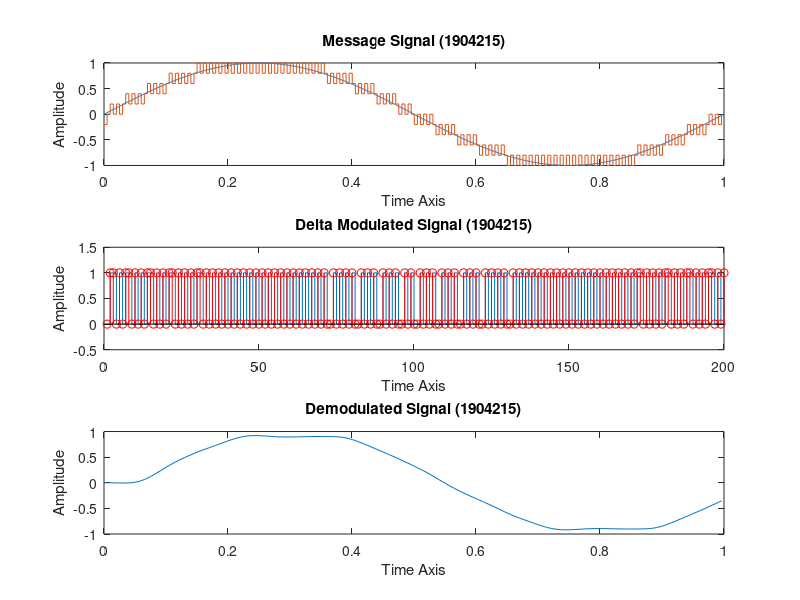

MATLAB code to generate this figure: (Note: this script raises an error after producing the figure.)


clc; 
clear all; 
close all; 
pkg load signal

%Signal Parameters
A=1;
fc=1; 
t=linspace(0,1,1000);
x_t=A*sin(2*pi*fc*t);
s=.2; 

%Delta Modulation
s_t=0;
v=1;
mqc_t=0;
for i=1:5:length(t)
  if(x_t(1,i)>mqc_t(1,v))
  s_t(1,v)=1;
  mqc_t(1,v+1)=mqc_t(1,v)+s;
else
  s_t(1,v)=0;
  mqc_t(1,v+1)=mqc_t(1,v)-s;
end
t1(1,v)=t(1,i);
v=v+1;
end

subplot(3,1,1)
plot(t,x_t);
title('Message Signal (1904215)');
xlabel('Time Axis');
ylabel('Amplitude');
hold on
stairs(t1,mqc_t(2:201))

subplot(3,1,2)
stairs(s_t)
title('Delta Modulated Signal (1904215)');
xlabel('Time Axis');
ylabel('Amplitude');
hold on
stem(s_t,'r')
axis([0 200 -0.5 1.5])

%Demodulation
mq_t=0;

%Convert bit stream into steps and integrate
for i=1:length(s_t)
  if(s_t(i)==1)
  mq_t(i+1)=mq_t(i)+s;
else
  mq_t(i+1)=mq_t(i)-s;
end
end

%Low pass filter
[b,a]=butter(5,.1);
r_t=filter(b,a,mq_t);
subplot(3,1,3)
plot(t1,r_t(2:201))
title('Demodulated Signal (1904215)');
xlabel('Time Axis');
ylabel('Amplitude');


hold on;
xn=0; 

for i=1:l 
  if x(i)>xn(i) 
    d(i)=1; 
    xn(i+1)=xn(i)+delta; 
  else d(i)=0; xn(i+1)=xn(i)-delta; 
  end 
end 
stairs(xn) 
hold on 
for i=1:d 
  if d(i)>xn(i) 
    d(i)=0; 
    xn(i+1)=xn(i)-delta; 
  else d(i)=1; 
    xn(i+1)=xn(i)+delta; 
  end 
end 
plot(xn);
